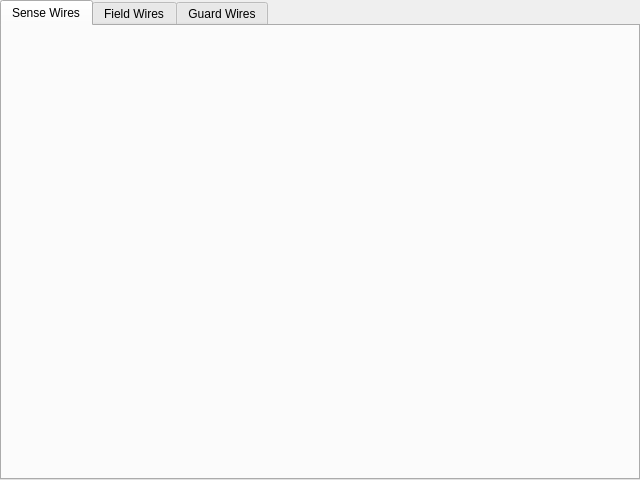
<?xml version="1.0" encoding="UTF-8"?>
<ui version="4.0">
 <class>guardwires</class>
 <widget class="QTabWidget" name="guardwires">
  <property name="geometry">
   <rect>
    <x>0</x>
    <y>0</y>
    <width>640</width>
    <height>480</height>
   </rect>
  </property>
  <property name="windowTitle">
   <string>TabWidget</string>
  </property>
  <property name="currentIndex">
   <number>0</number>
  </property>
  <widget class="QWidget" name="sensewire">
   <attribute name="title">
    <string>Sense Wires</string>
   </attribute>
  </widget>
  <widget class="QWidget" name="fieldwires">
   <attribute name="title">
    <string>Field Wires</string>
   </attribute>
  </widget>
  <widget class="QWidget" name="tab">
   <attribute name="title">
    <string>Guard Wires</string>
   </attribute>
  </widget>
 </widget>
 <resources/>
 <connections/>
</ui>
